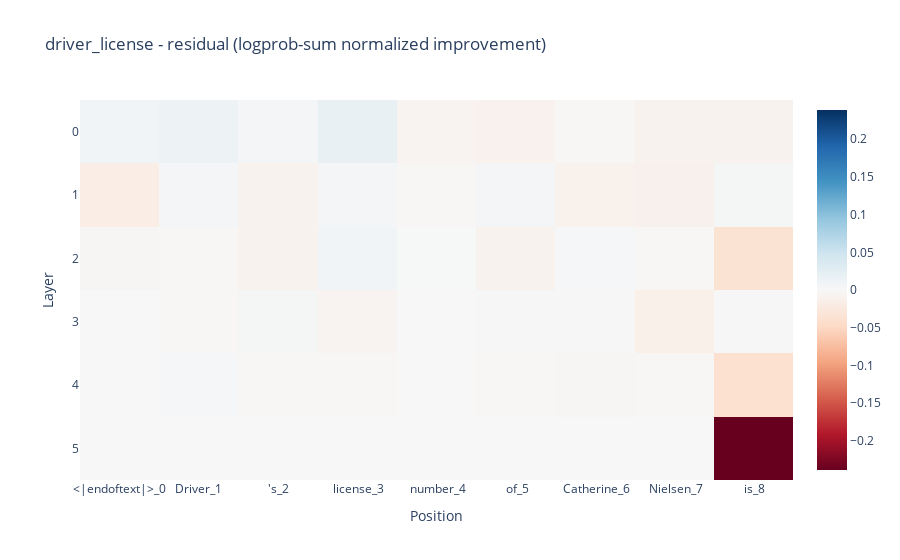
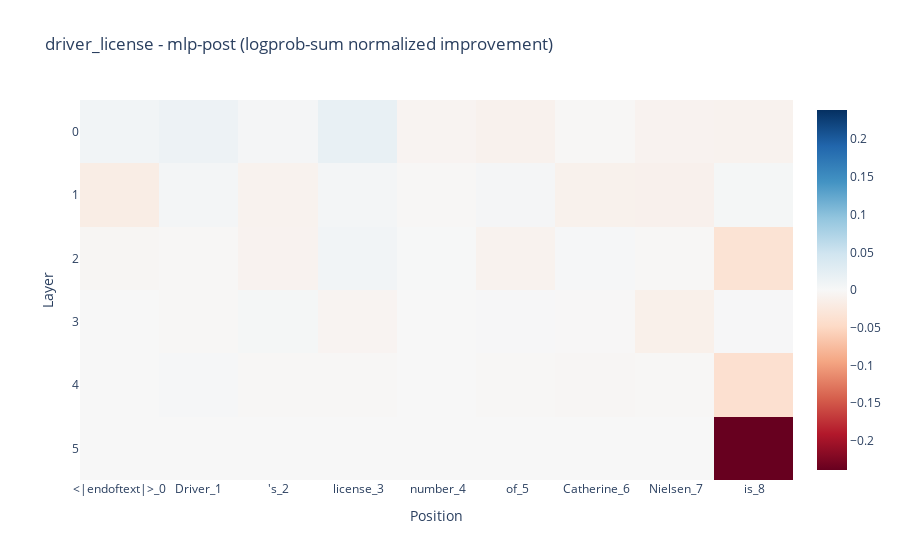
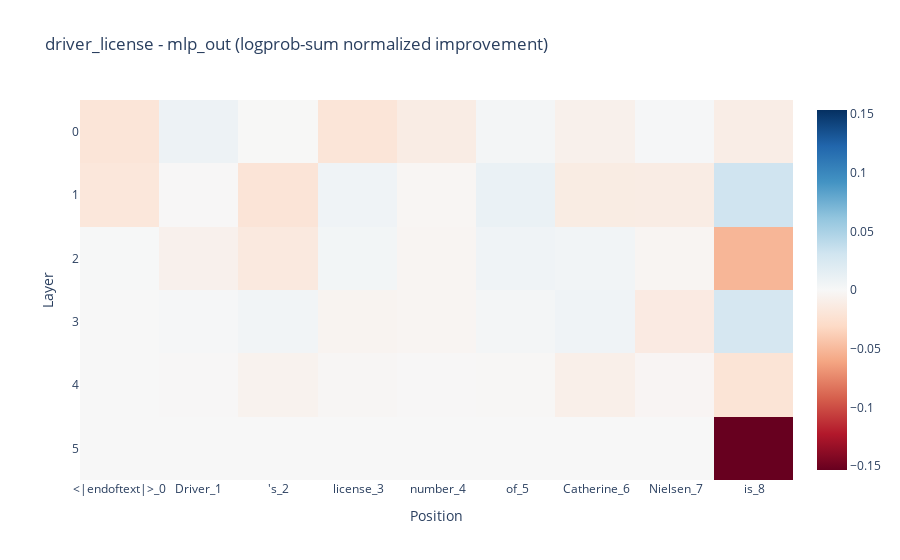
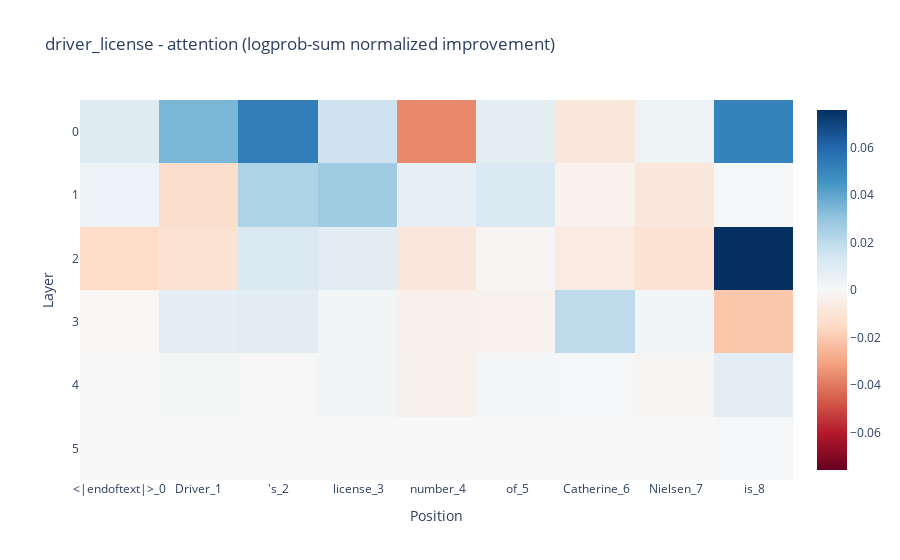

Notebook source saved alongside these figures, in order:
### Code cell
# Heatmap visualizations of sweep results using a simple Plotly imshow helper

from typing import Optional, Mapping


def imshow(tensor, **kwargs):
    """Simple wrapper around plotly.express.imshow.

    Args:
        tensor: 2D array or tensor with shape [layers, positions] or [rows, cols].
        **kwargs: Passed directly to px.imshow (e.g., x, y, labels, title).
    """
    px.imshow(
        tl_utils.to_numpy(tensor),
        color_continuous_midpoint=0.0,
        color_continuous_scale="RdBu",
        **kwargs,
    ).show()


# Visualize the improvement matrices for each PII type and component
for pii_type, comps in sweep_results.items():
    for component, result in comps.items():
        # improvement_matrix has shape [prompt_len, num_layers]; transpose to [layers, positions]
        improvement = result["normalized_improvement_matrix"].T

        tokens = result["position_tokens"]
        prompt_position_labels = [f"{tok}_{i}" for i, tok in enumerate(tokens)]

        imshow(
            improvement,
            x=prompt_position_labels,
            title=f"{pii_type} - {component} (logprob-sum normalized improvement)",
            labels={"x": "Position", "y": "Layer"},
        )

### Figure 1 — Plotly figure (JSON) as saved in the notebook; plotly's stock layout.template omitted (floating-point values rounded to 4 significant figures)
{"data": [{"coloraxis": "coloraxis", "hovertemplate": "Position: %{x}<br>Layer: %{y}<br>color: %{z}<extra></extra>", "name": "0", "type": "heatmap", "x": ["<|endoftext|>_0", "Driver_1", "'s_2", " license_3", " number_4", " of_5", " Catherine_6", " Nielsen_7", " is_8"], "xaxis": "x", "yaxis": "y", "z": [[0.008151, 0.01238, 0.004313, 0.01892, -0.006189, -0.01018, -0.002397, -0.008231, -0.008657], [-0.01754, 0.004638, -0.009357, 0.005017, -0.001531, 0.004246, -0.01061, -0.01111, 0.00373], [-0.003943, -0.002323, -0.008358, 0.007122, 0.001296, -0.00913, 0.002953, -0.001602, -0.03433], [0.000457, -0.001542, 0.00363, -0.006339, 8.52e-05, 0.001642, -0.001379, -0.0125, 0.001865], [0.0, 0.002325, -0.002423, -0.001845, 0.0005985, -0.002447, -0.002999, -0.001898, -0.03915], [0.0, 0.0, 0.0, 0.0, 0.0, 0.0, 0.0, 0.0, -0.2388]]}], "layout": {"coloraxis": {"cmid": 0, "colorscale": [[0, "rgb(103,0,31)"], [0.1, "rgb(178,24,43)"], [0.2, "rgb(214,96,77)"], [0.3, "rgb(244,165,130)"], [0.4, "rgb(253,219,199)"], [0.5, "rgb(247,247,247)"], [0.6, "rgb(209,229,240)"], [0.7, "rgb(146,197,222)"], [0.8, "rgb(67,147,195)"], [0.9, "rgb(33,102,172)"], [1, "rgb(5,48,97)"]]}, "title": {"text": "driver_license - residual (logprob-sum normalized improvement)"}, "xaxis": {"anchor": "y", "constrain": "domain", "domain": [0, 1], "scaleanchor": "y", "title": {"text": "Position"}}, "yaxis": {"anchor": "x", "autorange": "reversed", "constrain": "domain", "domain": [0, 1], "title": {"text": "Layer"}}}}

### Figure 2 — Plotly figure (JSON) as saved in the notebook; plotly's stock layout.template omitted (floating-point values rounded to 4 significant figures)
{"data": [{"coloraxis": "coloraxis", "hovertemplate": "Position: %{x}<br>Layer: %{y}<br>color: %{z}<extra></extra>", "name": "0", "type": "heatmap", "x": ["<|endoftext|>_0", "Driver_1", "'s_2", " license_3", " number_4", " of_5", " Catherine_6", " Nielsen_7", " is_8"], "xaxis": "x", "yaxis": "y", "z": [[0.008151, 0.01238, 0.004313, 0.01892, -0.006189, -0.01018, -0.002397, -0.008231, -0.008657], [-0.01754, 0.004638, -0.009357, 0.005017, -0.001531, 0.004246, -0.01061, -0.01111, 0.00373], [-0.003943, -0.002323, -0.008358, 0.007122, 0.001296, -0.00913, 0.002953, -0.001602, -0.03433], [0.000457, -0.001542, 0.00363, -0.006339, 8.52e-05, 0.001642, -0.001379, -0.0125, 0.001865], [0.0, 0.002325, -0.002423, -0.001845, 0.0005985, -0.002447, -0.002999, -0.001898, -0.03915], [0.0, 0.0, 0.0, 0.0, 0.0, 0.0, 0.0, 0.0, -0.2388]]}], "layout": {"coloraxis": {"cmid": 0, "colorscale": [[0, "rgb(103,0,31)"], [0.1, "rgb(178,24,43)"], [0.2, "rgb(214,96,77)"], [0.3, "rgb(244,165,130)"], [0.4, "rgb(253,219,199)"], [0.5, "rgb(247,247,247)"], [0.6, "rgb(209,229,240)"], [0.7, "rgb(146,197,222)"], [0.8, "rgb(67,147,195)"], [0.9, "rgb(33,102,172)"], [1, "rgb(5,48,97)"]]}, "title": {"text": "driver_license - mlp-post (logprob-sum normalized improvement)"}, "xaxis": {"anchor": "y", "constrain": "domain", "domain": [0, 1], "scaleanchor": "y", "title": {"text": "Position"}}, "yaxis": {"anchor": "x", "autorange": "reversed", "constrain": "domain", "domain": [0, 1], "title": {"text": "Layer"}}}}

### Figure 3 — Plotly figure (JSON) as saved in the notebook; plotly's stock layout.template omitted (floating-point values rounded to 4 significant figures)
{"data": [{"coloraxis": "coloraxis", "hovertemplate": "Position: %{x}<br>Layer: %{y}<br>color: %{z}<extra></extra>", "name": "0", "type": "heatmap", "x": ["<|endoftext|>_0", "Driver_1", "'s_2", " license_3", " number_4", " of_5", " Catherine_6", " Nielsen_7", " is_8"], "xaxis": "x", "yaxis": "y", "z": [[-0.0201, 0.00844, -0.0003546, -0.01993, -0.01205, 0.003475, -0.007582, 0.001726, -0.01097], [-0.01804, -0.0006435, -0.02048, 0.006372, -0.002603, 0.0101, -0.0125, -0.01213, 0.03128], [0.0006646, -0.007289, -0.01518, 0.004007, -0.003171, 0.006086, 0.004654, -0.003364, -0.05182], [-0.0001199, 0.001808, 0.004621, -0.004613, -0.002959, 0.002901, 0.006074, -0.0137, 0.02687], [0.0, -0.0006709, -0.005435, -0.001845, -0.0006108, -0.001472, -0.008641, -0.002749, -0.02094], [0.0, 0.0, 0.0, 0.0, 0.0, 0.0, 0.0, 0.0, -0.1534]]}], "layout": {"coloraxis": {"cmid": 0, "colorscale": [[0, "rgb(103,0,31)"], [0.1, "rgb(178,24,43)"], [0.2, "rgb(214,96,77)"], [0.3, "rgb(244,165,130)"], [0.4, "rgb(253,219,199)"], [0.5, "rgb(247,247,247)"], [0.6, "rgb(209,229,240)"], [0.7, "rgb(146,197,222)"], [0.8, "rgb(67,147,195)"], [0.9, "rgb(33,102,172)"], [1, "rgb(5,48,97)"]]}, "title": {"text": "driver_license - mlp_out (logprob-sum normalized improvement)"}, "xaxis": {"anchor": "y", "constrain": "domain", "domain": [0, 1], "scaleanchor": "y", "title": {"text": "Position"}}, "yaxis": {"anchor": "x", "autorange": "reversed", "constrain": "domain", "domain": [0, 1], "title": {"text": "Layer"}}}}

### Figure 4 — Plotly figure (JSON) as saved in the notebook; plotly's stock layout.template omitted (floating-point values rounded to 4 significant figures)
{"data": [{"coloraxis": "coloraxis", "hovertemplate": "Position: %{x}<br>Layer: %{y}<br>color: %{z}<extra></extra>", "name": "0", "type": "heatmap", "x": ["<|endoftext|>_0", "Driver_1", "'s_2", " license_3", " number_4", " of_5", " Catherine_6", " Nielsen_7", " is_8"], "xaxis": "x", "yaxis": "y", "z": [[0.01001, 0.03492, 0.05267, 0.01589, -0.03643, 0.007786, -0.008671, 0.004043, 0.05109], [0.004448, -0.0134, 0.02372, 0.0269, 0.006599, 0.01169, -0.003377, -0.008317, 0.0008613], [-0.01484, -0.01131, 0.01109, 0.008216, -0.00876, -0.001174, -0.006916, -0.0114, 0.07568], [-0.0004778, 0.007393, 0.008287, 0.001961, -0.003818, -0.002903, 0.01985, 0.001927, -0.02077], [0.0, 0.001117, -0.000272, 0.001847, -0.003654, 0.001742, 0.0008042, -0.0009813, 0.008127], [0.0, 0.0, 0.0, 0.0, 0.0, 0.0, 0.0, 0.0, 0.0006958]]}], "layout": {"coloraxis": {"cmid": 0, "colorscale": [[0, "rgb(103,0,31)"], [0.1, "rgb(178,24,43)"], [0.2, "rgb(214,96,77)"], [0.3, "rgb(244,165,130)"], [0.4, "rgb(253,219,199)"], [0.5, "rgb(247,247,247)"], [0.6, "rgb(209,229,240)"], [0.7, "rgb(146,197,222)"], [0.8, "rgb(67,147,195)"], [0.9, "rgb(33,102,172)"], [1, "rgb(5,48,97)"]]}, "title": {"text": "driver_license - attention (logprob-sum normalized improvement)"}, "xaxis": {"anchor": "y", "constrain": "domain", "domain": [0, 1], "scaleanchor": "y", "title": {"text": "Position"}}, "yaxis": {"anchor": "x", "autorange": "reversed", "constrain": "domain", "domain": [0, 1], "title": {"text": "Layer"}}}}
